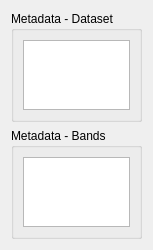
             <widget class="QWidget" name="scrollAreaWidgetContents_4">
              <property name="geometry">
               <rect>
                <x>0</x>
                <y>0</y>
                <width>131</width>
                <height>238</height>
               </rect>
              </property>
              <layout class="QVBoxLayout" name="verticalLayout_12">
               <item>
                <widget class="QgsCollapsibleGroupBox" name="gbMetadataDataset">
                 <property name="minimumSize">
                  <size>
                   <width>0</width>
                   <height>0</height>
                  </size>
                 </property>
                 <property name="maximumSize">
                  <size>
                   <width>16777215</width>
                   <height>16777215</height>
                  </size>
                 </property>
                 <property name="title">
                  <string>Metadata - Dataset</string>
                 </property>
                 <layout class="QHBoxLayout" name="horizontalLayout_3">
                  <item>
                   <widget class="QTreeView" name="treeView"/>
                  </item>
                 </layout>
                </widget>
               </item>
               <item>
                <widget class="QgsCollapsibleGroupBox" name="gbMetadataBands">
                 <property name="minimumSize">
                  <size>
                   <width>0</width>
                   <height>0</height>
                  </size>
                 </property>
                 <property name="title">
                  <string>Metadata - Bands</string>
                 </property>
                 <layout class="QHBoxLayout" name="horizontalLayout_9">
                  <item>
                   <widget class="QTreeView" name="treeView_2"/>
                  </item>
                 </layout>
                </widget>
               </item>
               <item>
                <spacer name="verticalSpacer_5">
                 <property name="orientation">
                  <enum>Qt::Vertical</enum>
                 </property>
                 <property name="sizeHint" stdset="0">
                  <size>
                   <width>20</width>
                   <height>40</height>
                  </size>
                 </property>
                </spacer>
               </item>
              </layout>
             </widget>
